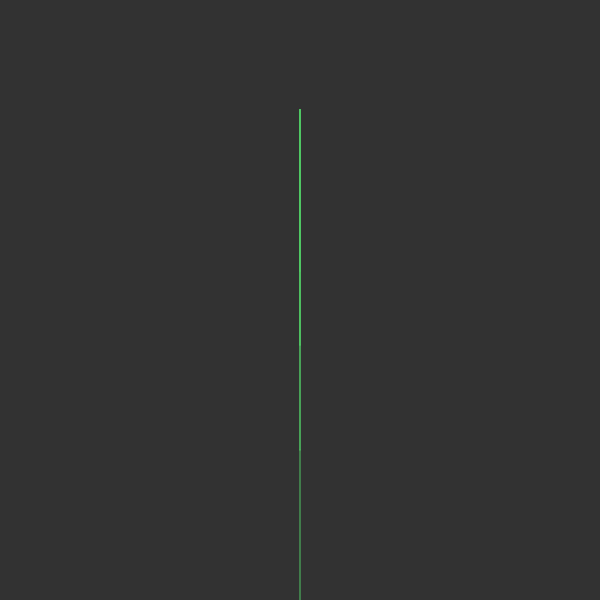
Frame 1 (no input)
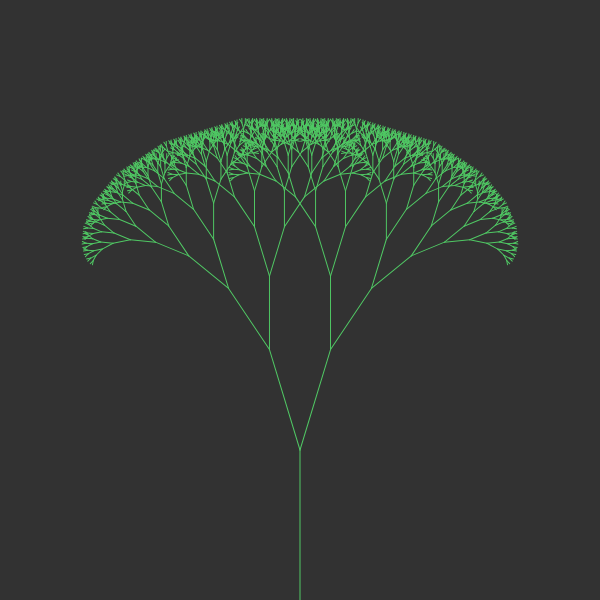
Frame 60 (no input)
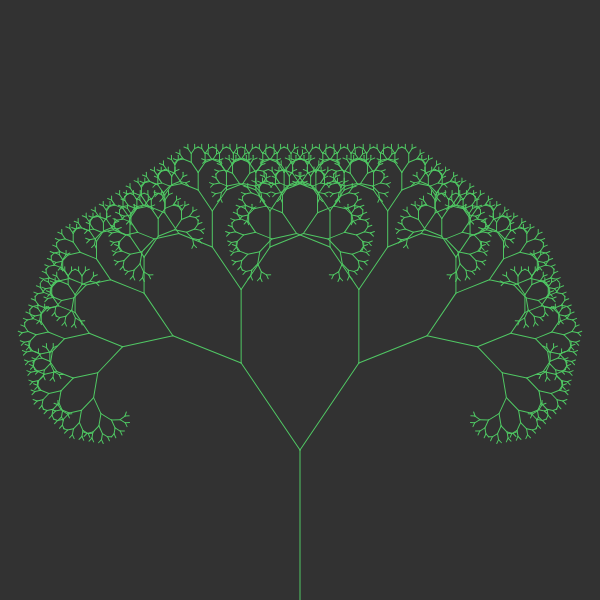
Frame 120 (the mouse pressed at the canvas centre since frame 60)

The p5.js sketch that drew these frames (run headless with seeded random() and noise() and a simulated clock; from frame 60 on, the mouse is pressed at the canvas centre):

// p5.js sketch
// ── sketch.js
var a =0;
var i=0
var x=0
function setup() {
  createCanvas(600 , 600);
  //slider = createSlider(0 ,TWO_PI , PI/4 , 0.001)
}
function draw(){
  //a = slider.value()
  a=i
  background(50);
  stroke(80 ,200 , 100);
  translate(width/2 , height);
  branch(150);

  if (x==0) {
    i+=0.005
    if(i > TWO_PI){
      x=1
    }
  }
  if (x==1) {
    i-=0.005
    if(i <= 0){
      x=0
    }
  }


}

function branch(len) {
  line(0, 0, 0, -len);
  translate(0,-len);

  if(len > 5){
    push()
    rotate(a);
    branch(len * 0.7);
    pop()
    push()
    rotate(-a);
    branch(len * 0.7);
    pop()
  }
}
